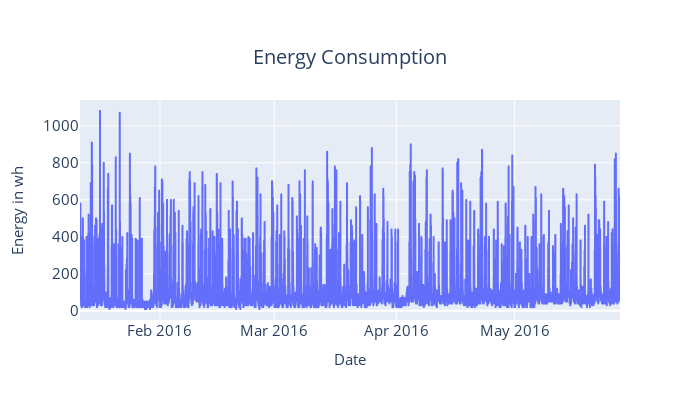

Notebook code for this chart:
### Code cell
fig = px.line(df_energy, y="energy", title="Energy Consumption")
fig = decorate_plot(fig, ylabel="Energy in wh", xlabel="Date")
fig.show()

### Figure 1 — Plotly figure (JSON) as saved in the notebook; plotly's stock layout.template omitted (floating-point values rounded to 4 significant figures; data arrays with more than 128 entries replaced by an {"elided": "..."} marker saying what was removed)
{"data": [{"hovertemplate": "date=%{x}<br>energy=%{y}<extra></extra>", "legendgroup": "", "line": {"color": "#636efa", "dash": "solid"}, "marker": {"symbol": "circle"}, "mode": "lines", "name": "", "showlegend": false, "type": "scattergl", "x": {"elided": "19735 str values"}, "xaxis": "x", "y": {"elided": "19735 int values"}, "yaxis": "y"}], "layout": {"autosize": false, "height": 400, "legend": {"font": {"size": 15}, "orientation": "h", "title": {}, "tracegroupgap": 0, "x": 1, "xanchor": "right", "y": 0.98, "yanchor": "bottom"}, "title": {"font": {"size": 20}, "text": "Energy Consumption", "x": 0.5, "xanchor": "center", "yanchor": "top"}, "width": 700, "xaxis": {"anchor": "y", "domain": [0, 1], "tickfont": {"size": 15}, "title": {"font": {"size": 15}, "text": "Date"}}, "yaxis": {"anchor": "x", "domain": [0, 1], "tickfont": {"size": 15}, "title": {"font": {"size": 15}, "text": "Energy in wh"}}}}
